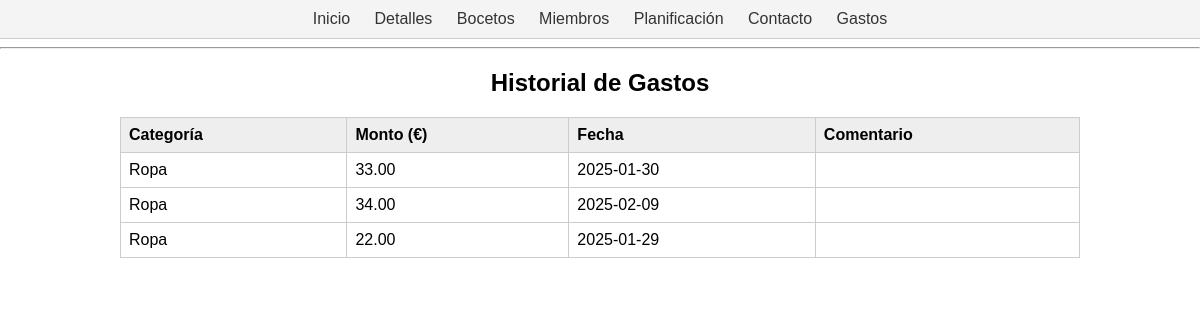
Before: /views/historial_gastos.php with the older database file.
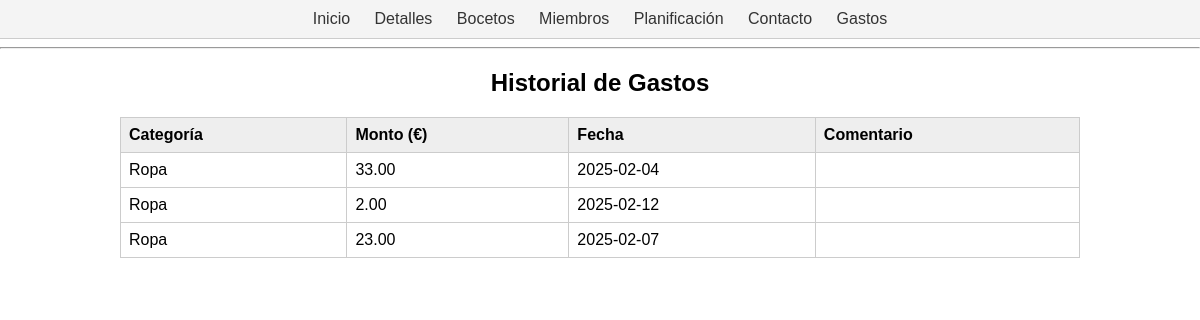
After: the same page with the newer database file.
### tables this page shows
CREATE TABLE `gastos` (
  `id` int(11) NOT NULL,
  `usuario_id` int(11) NOT NULL,
  `categoria` varchar(50) NOT NULL,
  `monto` decimal(10,2) NOT NULL,
  `fecha` date NOT NULL,
  `comentario` text DEFAULT NULL
);

### views/historial_gastos.php (the view, shortened to what this page needs)
<?php
require_once '../includes/header.php';
require_once '../includes/nav.php';
require '../conexion.php';
$sql = "SELECT categoria, monto, fecha, comentario FROM gastos WHERE usuario_id = 1";
$result = $conn->query($sql);
?>
<!DOCTYPE html>
<html lang="es">
<head>
  <link rel="stylesheet" href="../css/style.css?v=12345">
</head>
<body>
<h2 style="text-align:center;">Historial de Gastos</h2>
<table class="tabla-gastos">
  <tr>
    <th>Categoría</th>
    <th>Monto (€)</th>
    <th>Fecha</th>
    <th>Comentario</th>
  </tr>
  <?php while ($row = $result->fetch_assoc()) { ?>
      <tr>
        <td><?php echo $row["categoria"]; ?></td>
        <td><?php echo $row["monto"]; ?></td>
        <td><?php echo $row["fecha"]; ?></td>
        <td><?php echo $row["comentario"]; ?></td>
      </tr>
  <?php } ?>
</table>
</body>
</html>

### includes/header.php (shortened to what this page needs)
<!DOCTYPE html>
<html lang="es">
<head>
  <link rel="stylesheet" href="css/style.css">
</head>
<body>

### includes/nav.php (shortened to what this page needs)
<nav style="text-align: center;">
  <a href="/aw/index.php">Inicio</a>
  <a href="/aw/detalles.php">Detalles</a>
  <a href="/aw/bocetos.php">Bocetos</a>
  <a href="/aw/miembros.php">Miembros</a>
  <a href="/aw/planificacion.php">Planificación</a>
  <a href="/aw/contacto.php">Contacto</a>
  <a href="/aw/views/gastos.php">Gastos</a>
</nav>
<hr>

### css/style.css (style rules this page uses)
body { font-family: Arial, sans-serif; margin: 0; padding: 0; }
nav { background-color: #f4f4f4; padding: 10px; text-align: center; border-bottom: 1px solid #ccc; }
nav a { margin: 0 10px; text-decoration: none; color: #333; }
.tabla-gastos { width: 80%; margin: 20px auto; border-collapse: collapse; }
.tabla-gastos th, .tabla-gastos td { border: 1px solid #ccc; padding: 8px; text-align: left; }
.tabla-gastos th { background-color: #eee; }

Changed rows visible on the page:
removed gastos: categoria "Ropa", monto "33.00", fecha "2025-01-30"
removed gastos: categoria "Ropa", monto "34.00", fecha "2025-02-09"
removed gastos: categoria "Ropa", monto "22.00", fecha "2025-01-29"
added gastos: categoria "Ropa", monto "33.00", fecha "2025-02-04"
added gastos: categoria "Ropa", monto "2.00", fecha "2025-02-12"
added gastos: categoria "Ropa", monto "23.00", fecha "2025-02-07"
